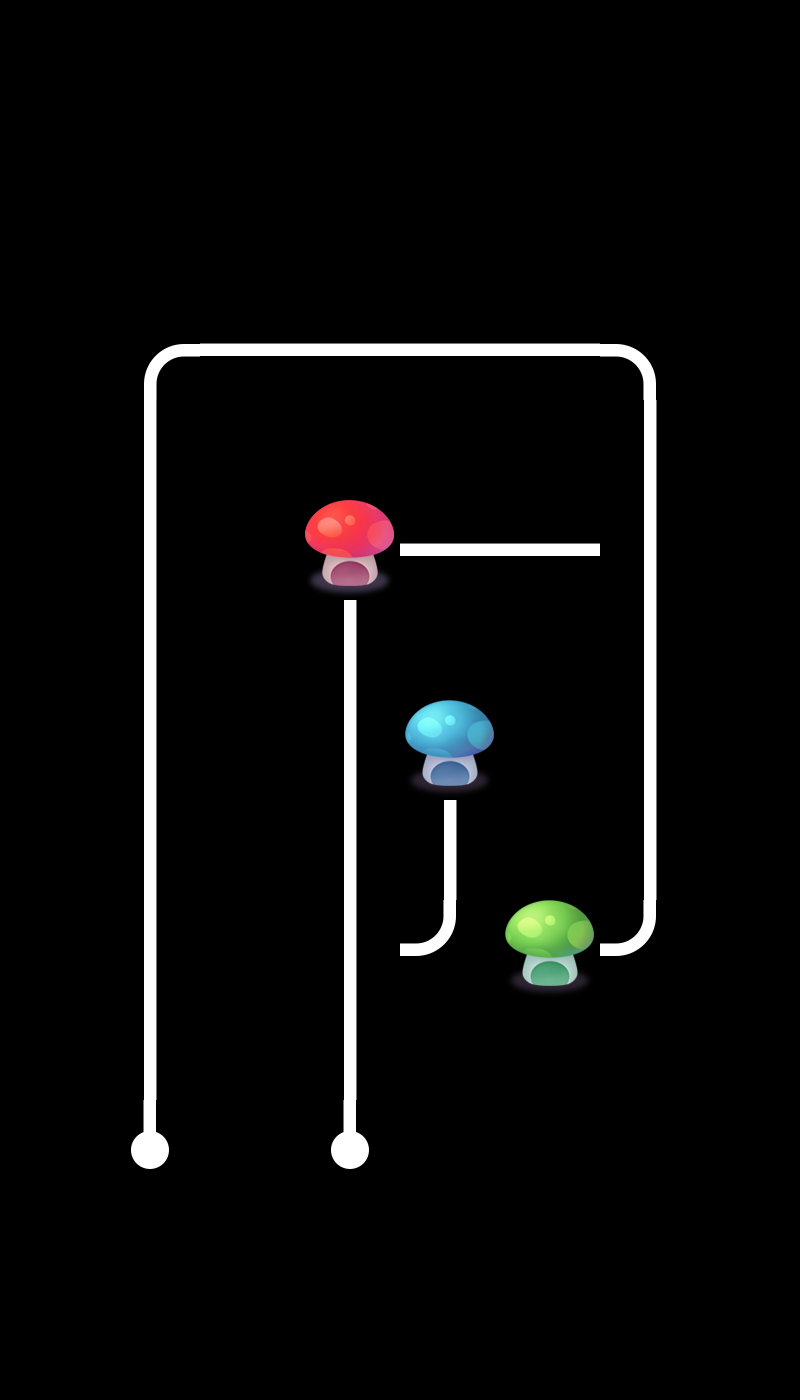

Below is a game level as drawn by its tile map, then a one-line description and the .tmx that defines it (tile-layer data replaced by summaries):
An orthogonal 8x14 tile map with 100x100 px tiles, 2 tile layers (layer0, layer1), 2 tilesets and 2 objects.

<map version="1.0" orientation="orthogonal" renderorder="right-down" width="8" height="14" tilewidth="100" tileheight="100" nextobjectid="3">
 <tileset firstgid="1" name="tiled" tilewidth="100" tileheight="100">
  <image source="tiled.png" width="500" height="400" />
 </tileset>
 <tileset firstgid="21" name="tiled" tilewidth="100" tileheight="100">
  <image source="tiled.png" width="500" height="400" />
 </tileset>
 <layer name="layer0" width="8" height="14">
  <data>[112 cells, 24 non-empty, 8 distinct tile ids]</data>
 </layer>
 <layer name="layer1" width="8" height="14">
  <data>[112 cells, 10 non-empty, 5 distinct tile ids]</data>
 </layer>
 <objectgroup name="object1">
  <object id="1" x="621.212" y="524.242" width="51.5152" height="45.4545">
   <properties>
    <property name="id" value="0" />
   </properties>
  </object>
  <object id="2" x="324.243" y="915.15" width="57.5758" height="60.6061">
   <properties>
    <property name="id" value="1" />
   </properties>
  </object>
 </objectgroup>
</map>
